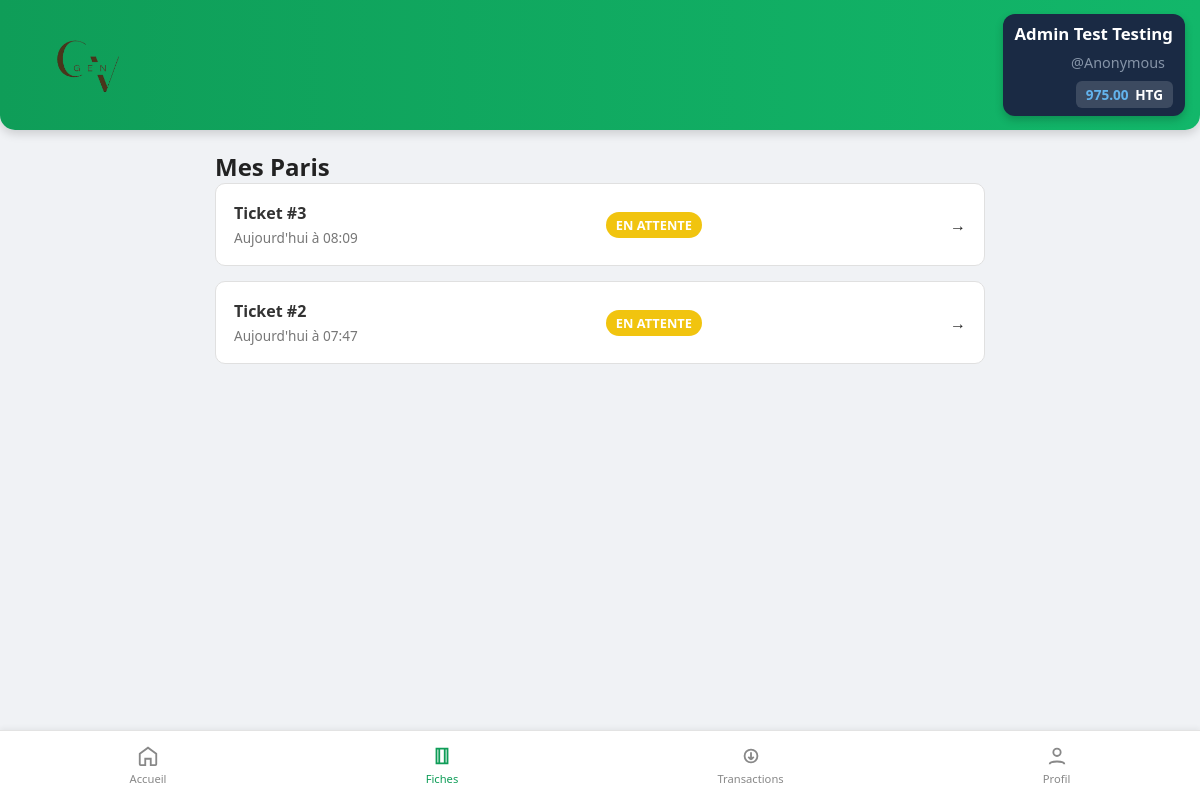
The page /fiches (signed in) on the database its author committed.
### tables this page shows
CREATE TABLE parieurs (
                    id INTEGER PRIMARY KEY AUTOINCREMENT NOT NULL,
                    prenom TEXT NOT NULL,
                    nom TEXT NOT NULL,
                    username TEXT NOT NULL UNIQUE,
                    email TEXT NOT NULL UNIQUE,
                    age INT NOT NULL,
                    classe TEXT NOT NULL,
                    mdp TEXT NOT NULL,
                    created_at TEXT NOT NULL,
                    solde INTEGER DEFAULT 100000,
                    role TEXT DEFAULT 'parieur'
                );

CREATE TABLE paris (
                    id INTEGER PRIMARY KEY AUTOINCREMENT NOT NULL,
                    mise INTEGER NOT NULL,
                    gain_potentiel INTEGER NOT NULL,
                    date_pari TEXT NOT NULL,
                    statut TEXT DEFAULT 'En attente',
                    parieur_id INTEGER,
                    FOREIGN KEY (parieur_id) REFERENCES parieurs(id) ON DELETE CASCADE
                );

### routes.py (the view)
@app.route("/fiches")
def fiches():
    if "username" not in session:
        flash("Veuillez vous connecter !")
        return redirect(url_for("login"))
    user = get_user_by_username(session["username"])
    mes_fiches = get_fiches_detaillees(user["id"])
    return render_template("fiches.html", fiches=mes_fiches)

### data.py (called while the page is built)
def depuis_centimes(centimes):
    if centimes is None:
        return Decimal("0.00")
    return (Decimal(str(centimes)) / Decimal("100")).quantize(Decimal("0.01"))

def get_user_by_username(username):
    try:
        with sqlite3.connect(DB_NAME) as conn:
            conn.row_factory = sqlite3.Row
            cur = conn.cursor()
            cur.execute("SELECT * FROM parieurs WHERE username = ?", (username,))
            user = cur.fetchone()
            if user:
                user_dict = dict(user)
                user_dict["solde"] = depuis_centimes(user_dict["solde"])
                return user_dict
            return None
    except sqlite3.Error as e:
        print(f"Erreur : {e}")
        return None

### routes.py (called while the page is built)
def set_date(date_a_tester):
    try:
        partie_date, partie_heure = date_a_tester.split(" ")
        heure_formatee = partie_heure[:5]
    except ValueError:
        return date_a_tester
    aujourdhui = date.today().isoformat()
    hier = (date.today() - timedelta(days=1)).isoformat()
    demain = (date.today() + timedelta(days=1)).isoformat()
    if partie_date == aujourdhui:
        return f"Aujourd'hui à {heure_formatee}"
    elif partie_date == hier:
        return f"Hier à {heure_formatee}"
    elif partie_date == demain:
        return f"Demain à {heure_formatee}"
    else:
        return f"{partie_date} à {heure_formatee}"

@app.context_processor
def inject_user():
    user = None
    if "username" in session:
        user = get_user_by_username(session["username"])
    return dict(current_user=user)

@app.template_filter("devise")
def format_devise(valeur_centimes):
    return "{:,.2f} HTG".format(valeur_centimes / 100)

### templates/fiches.html (shortened to what this page needs)
{% extends 'base.html' %} {% block css %}
<link rel="stylesheet" href="{{ url_for('static', filename='css/fiches.css') }}" type="text/css" media="all" />
{% endblock %} {% block content %}
<div class="fiches-container">
	<h2 class="section-title">Mes Paris</h2>
	{% if not fiches %}
	<div style="text-align: center; margin-top: 50px;">
		<p>Vous n'avez pas encore placé de paris.</p>
		<a href="{{ url_for('home') }}" class="btn-parier" style="display:inline-block; margin-top:15px; padding:10px 20px; background:#007bff; color:white; border-radius:5px; text-decoration:none;">Commencer à parier</a>
	</div>
	{% else %}
	<div class="fiches-list">
		 {% for id_pari, info in fiches.items() %}
		<details class="pari-card">
			<summary>
				<div class="ticket-info">
					<span class="ticket-id">Ticket #{{ id_pari }}</span>
					<span class="ticket-date">{{ set_date(info.date) }}</span>
				</div>
				 {% set status_class = 'status-en-attente' %} {% if info.statut == 'gagné' %}{% set status_class = 'status-gagne' %} {% elif info.statut == 'perdu' %}{% set status_class = 'status-perdu' %}{% endif %}
				<span class="status-badge {{ status_class }}"> {{ info.statut if info.statut else 'En attente' }} </span>
			</summary>
		</details>
		{% endfor %}
	</div>
	{% endif %}
</div>
{% endblock %}

### templates/base.html (shortened to what this page needs)
<!doctype html>
<html lang="fr">
  <head>
    <link rel="stylesheet" href="{{ url_for('static', filename='css/base.css') }}" />
    {% block css %}{% endblock %}
  </head>
  <body>
    <header class="top-bar">
      <div class="brand"><img src="{{url_for('static', filename='img/logo.png') }}" alt="Logo de InterPam" class="logo"/>
      </div>
      <div class="user-zone">
        <span class="user-name">{{ current_user.prenom|title }} {{ current_user.nom|title }}</span>
        <span class="username">@{{current_user.username}}</span>
        <div class="balance">{{ current_user.solde }} <strong>HTG</strong>
        </div>
      </div>
    </header>
    <main class="content">
      {% block content %} {% endblock %}
    <nav class="bottom-nav">
      <a href="{{ url_for('home') }}" class="nav-item {{ 'active' if request.endpoint == 'home' }}">
        <svg viewBox="0 0 24 24" class="icon">
          <path d="M3 9.5L12 3l9 6.5V21a1 1 0 0 1-1 1h-5v-7h-6v7H4a1 1 0 0 1-1-1V9.5z" />
        </svg>
        <span>Accueil</span>
      </a>
      <a href="{{ url_for('fiches') }}" class="nav-item {{ 'active' if request.endpoint == 'fiches' }}">
        <svg viewBox="0 0 24 24" class="icon">
          <path d="M6 4h12v16H6zM9 4v16M15 4v16" />
        </svg>
        <span>Fiches</span>
      </a>
      <a href="transactions.html" class="nav-item">
        <svg viewBox="0 0 24 24" class="icon">
          <path d="M12 8v8m0 0l-3-3m3 3l3-3M5 12a7 7 0 1 1 14 0 7 7 0 0 1-14 0z" />
        </svg>
        <span>Transactions</span>
      </a>
      <a href="profil.html" class="nav-item">
        <svg viewBox="0 0 24 24" class="icon">
          <circle cx="12" cy="8" r="4" />
          <path d="M4 21c0-4 16-4 16 0" />
        </svg>
        <span>Profil</span>
      </a>
    </nav>
  </body>
</html>

### static/css/base.css (style rules this page uses)
* { margin: 0; padding: 0; box-sizing: border-box; font-family: "Poppins", system-ui, sans-serif; }
body { background: #f0f2f5; color: #222; }
.top-bar { width: 100%; height: 130px; background: linear-gradient(90deg, #0f9d58, #12b76a); display: flex; align-items: center; justify-content: space-between; padding: 0 15px; color: white; box-shadow: 0 4px 10px rgba(0, 0, 0, 0.15); z-index: 100; border-radius: 0 0 15px 15px; }
.brand { display: flex; flex-direction: column; align-items: center; gap: 12px; }
.logo { width: auto; height: 150px; padding: 8px; border-radius: 12px; display: block; }
.user-zone { background: #1a2a44; padding: 8px 12px; border-radius: 12px; text-align: right; box-shadow: 0 4px 8px rgba(0, 0, 0, 0.2); min-width: 140px; align-items: center; justify-content: center; align-content: center; line-height: 1.4; }
.user-name { display: block; font-size: 1.05rem; font-weight: 700; color: #fff; margin: 0; padding: 0; }
.username { display: block; font-size: 0.9rem; opacity: 0.8; color: #a0aec0; margin: 8px; }
.balance { background: rgba(255, 255, 255, 0.15); padding: 4px 10px; border-radius: 6px; font-size: 0.85rem; font-weight: 600; color: #63b3ed; display: inline-block; }
.balance strong { color: white; margin-left: 3px; }
.bottom-nav { position: fixed; left: 0; bottom: 0; width: 100%; height: 70px; margin: 0; padding: 0; background: #fff; border-top: 1px solid #e3e3e3; display: flex; justify-content: space-around; align-items: center; box-shadow: 0 -2px 5px rgba(0, 0, 0, 0.05); }
.nav-item { text-decoration: none; color: #888; font-size: 0.7rem; display: flex; flex-direction: column; align-items: center; transition: color 0.2s ease; }
.nav-item .icon { width: 22px; height: 22px; stroke: currentColor; fill: none; stroke-width: 2; margin-bottom: 4px; }
.nav-item.active { color: #0f9d58; }

### static/css/fiches.css (style rules this page uses)
.fiches-container { max-width: 800px; margin: 20px auto; padding: 0 15px; }
.pari-card { background: #ffffff; border: 1px solid #e0e0e0; border-radius: 10px; margin-bottom: 15px; transition: all 0.3s cubic-bezier(0.4, 0, 0.2, 1); transition: open 2s ease; }
summary { list-style: none; padding: 18px; cursor: pointer; display: flex; justify-content: space-between; align-items: center; font-weight: 500; }
summary::after { content: '→'; transition: all 0.3s; font-weight: bold; }
.ticket-info { display: flex; flex-direction: column; gap: 4px; }
.ticket-id { font-weight: bold; color: #333; }
.ticket-date { font-size: 0.85em; color: #777; }
.status-badge { padding: 4px 10px; border-radius: 20px; font-size: 0.8em; font-weight: bold; text-transform: uppercase; color: #fff; }
.status-en-attente { background-color: #f1c40f; }

### rows shown on the page
parieurs: prenom "Admin Test", nom "Testing", username "Anonymous"
paris: id "3", date_pari "Aujourd'hui à 08:09", statut "EN ATTENTE"
paris: date_pari "Aujourd'hui à 07:47"

### other values the page prints
{{ current_user.solde }} "975.00"
{{ id_pari }} "2"
{{ info.statut if info.statut else 'En attente' }} "EN ATTENTE"
